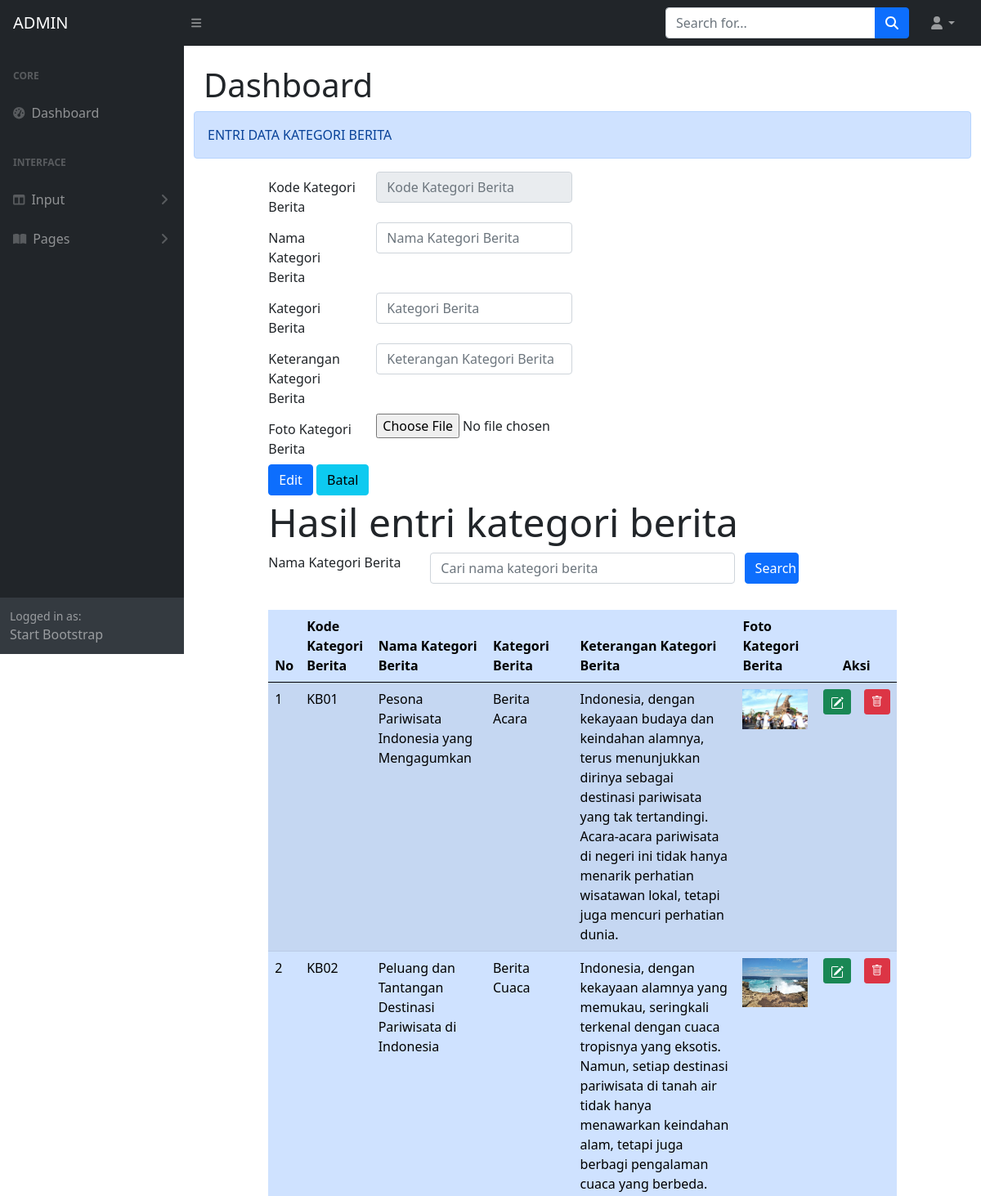
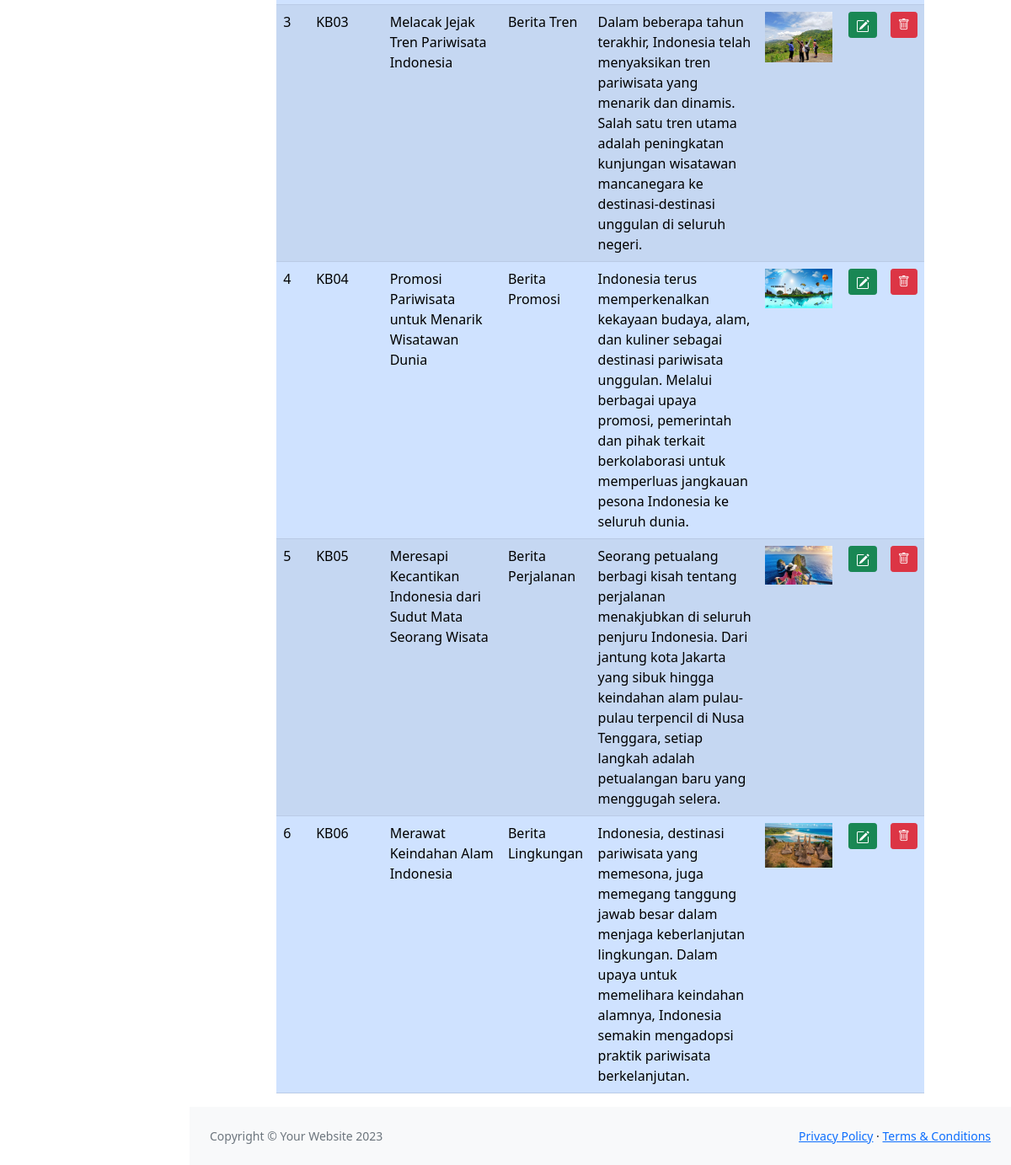
The page /WEBDEV2324-A/ADMIN/kategoriberitaEDIT.php on the database its author committed (2 pictures, top to bottom).
### tables this page shows
CREATE TABLE `berita` (
  `kategoriberitaKODE` char(4) NOT NULL,
  `kategoriberitaNAMA` varchar(60) NOT NULL,
  `kategoriberitaKAT` char(100) NOT NULL,
  `kategoriberitaKET` varchar(255) NOT NULL,
  `kategoriberitaFOTO` char(120) NOT NULL
);

### WEBDEV2324-A/ADMIN/kategoriberitaEDIT.php (the view, shortened to what this page needs)
<!DOCTYPE html>
<html>
<?php include "INCLUDE/head.php"?>
<body class="sb-nav-fixed">
    <?php include "INCLUDE/menunav.php"?>
    <div id="layoutSidenav">
        <?php include "INCLUDE/menu.php"?>
        <div id="layoutSidenav_content">
            <main>
                <div class="container-fluid px-4">
                    <h1 class="mt-4">Dashboard</h1>
<?php
  include "include/config.php";
    $inputKategoriKode = $_GET['Edit'];
    $editberita = mysqli_query($connection, "select * from berita where kategoriberitaKODE = '$inputKategoriKode'");
    $rowedit = mysqli_fetch_array($editberita);
?>
<head>
    <link rel="stylesheet" type="text/css" href="css/bootstrap.min.css">
    <link rel="stylesheet" type="text/css" href="https://cdnjs.cloudflare.com/ajax/libs/select2/4.0.13/css/select2.min.css">
    <link rel="stylesheet" href="https://cdn.jsdelivr.net/npm/bootstrap-icons@1.10.2/font/bootstrap-icons.css">
</head>
  <body>
<div class="row">
<div class="alert alert-primary" role="alert">
  ENTRI DATA KATEGORI BERITA
</div>
<div class="col-sm-1">
</div>
<div class="col-sm-10">
<form method="POST" enctype="multipart/form-data">
  <div class="form-group row">
    <label for="kategoriberitaKODE" class="col-sm-2 col-form-label">Kode Kategori Berita</label>
    <div class="col-sm-4">
      <input type="text" class="form-control" id="kategoriberitaKODE" name="inputKategoriKode" placeholder="Kode Kategori Berita" maxlength="4" value="<?php echo $rowedit["kategoriberitaKODE"]?>" readonly>
    </div>
  </div>
  <div class="form-group row">
    <label for="kategoriberitaNAMA" class="col-sm-2 col-form-label">Nama Kategori Berita</label>
    <div class="col-sm-4">
      <input type="text" class="form-control" id="kategoriberitaNAMA" name="inputKategoriNama" placeholder="Nama Kategori Berita" value="<?php echo $rowedit["kategoriberitaNAMA"]?>">
    </div>
  </div>
  <div class="form-group row">
    <label for="kategoriberitaKAT" class="col-sm-2 col-form-label">Kategori Berita</label>
    <div class="col-sm-4">
      <input type="text" class="form-control" id="kategoriberitaKAT" name="inputKategoriKat" placeholder="Kategori Berita" value="<?php echo $rowedit["kategoriberitaKAT"]?>">
    </div>
  </div>
  <div class="form-group row">
    <label for="kategoriberitaKET" class="col-sm-2 col-form-label">Keterangan Kategori Berita</label>
    <div class="col-sm-4">
      <input type="text" class="form-control" id="kategoriberitaKET" name="inputKategoriKet" placeholder="Keterangan Kategori Berita" value="<?php echo $rowedit["kategoriberitaKET"]?>">
    </div>
  </div>
  <div class="form-group row">
      <label for="file" class="col-sm-2 col-form-label">Foto Kategori Berita</label>
      <div class="col-sm-10">
          <input type="file" id="file" name="file" value="<?php echo $rowedit["kategoriberitaFOTO"] ?>">
      </div>
  </div>
  <button type="submit" class="btn btn-primary" value="Edit" name="Ubah">Edit</button>
  <button type="reset" class="btn btn-info">Batal</button>
</form>
<div class="jumbotron mt-1">
    <h2 class="display-5">Hasil entri kategori berita</h2>
</div>
    <form method="POST">
        <div class="form-group row mb-2">
            <label for="search" class="col-sm-3">Nama Kategori Berita</label>
            <div class="col-sm-6">
                <input type="text" name="search" class="form-control" id="search" value="<?php if (isset($_POST['search'])) {echo $_POST["search"];} ?>" placeholder="Cari nama kategori berita">
            </div>
            <input type="submit" name="kirim" class="col-sm-1 btn btn-primary" value="Search">
        </div>
    </form>
<table class="table table-primary table-striped">
  <thead>
    <tr>
      <th scope="col">No</th>
      <th scope="col">Kode Kategori Berita</th>
      <th scope="col">Nama Kategori Berita</th>
      <th scope="col">Kategori Berita</th>
      <th scope="col">Keterangan Kategori Berita</th>
      <th scope="col">Foto Kategori Berita</th>
      <th colspan="2" style="text-align: center">Aksi</th>
    </tr>
  </thead>
  <tbody>
  <?php
    if(isset ($_POST["kirim"]))
    {
        $search = $_POST["search"];
        $query = mysqli_query($connection, "select *
            from berita
            where kategoriberitaNAMA like '%".$search."%'");
    } else
        {
            $query = mysqli_query($connection,"select * from berita");
        }
    $nomor = 1;
    while($row = mysqli_fetch_array($query))
    {
  ?>
    <tr>
      <td><?php echo $nomor; ?></td>
      <td><?php echo $row['kategoriberitaKODE']; ?></td>
      <td><?php echo $row['kategoriberitaNAMA']; ?></td>
      <td><?php echo $row['kategoriberitaKAT']; ?></td>
      <td><?php echo $row['kategoriberitaKET']; ?></td>
      <td>
        <?php if(is_file("images/".$row['kategoriberitaFOTO']))
                { ?>
                    <img src="images/<?php echo $row['kategoriberitaFOTO']?>" width="80">
                <?php } else
                    echo "<img src='images/noimage.png' width='80'>"
        ?>
      </td>
      <td width="5px">
        <a href="kategoriberitaEDIT.php?Edit=<?php echo $row["kategoriberitaKODE"]?>" class="btn btn-success btn-sm" title="EDIT"/>
            </td>
            <td width="5px">
                <a href="kategoriberitaHAPUS.php?hapus=<?php echo $row["kategoriberitaKODE"]?>" class="btn btn-danger btn-sm" title="HAPUS">
                <i class="bi bi-trash"></i>
            </td>
    </tr>
    <?php $nomor = $nomor + 1; ?>
  <?php } ?>
  </tbody>
<br>
</table>
</div>
</div>
  </div>
                </main>
                <?php include "INCLUDE/footer.php"?>
            </div>
        </div>
    </body>
</html>

### rows shown on the page
berita: kategoriberitaKODE "KB01", kategoriberitaNAMA "Pesona Pariwisata Indonesia yang Mengagumkan", kategoriberitaKAT "Berita Acara", kategoriberitaKET "Indonesia, dengan kekayaan budaya dan keindahan alamnya, terus menunjukkan dirinya sebagai destinasi pariwisata yang tak tertandingi. Acara-acara pariwisata di negeri ini tidak hanya menarik perhatian wisatawan lokal, tetapi juga mencuri perhatian dunia.", kategoriberitaFOTO (picture)
berita: kategoriberitaKODE "KB02", kategoriberitaNAMA "Peluang dan Tantangan Destinasi Pariwisata di Indonesia", kategoriberitaKAT "Berita Cuaca", kategoriberitaKET "Indonesia, dengan kekayaan alamnya yang memukau, seringkali terkenal dengan cuaca tropisnya yang eksotis. Namun, setiap destinasi pariwisata di tanah air tidak hanya menawarkan keindahan alam, tetapi juga berbagi pengalaman cuaca yang berbeda.", kategoriberitaFOTO (picture)
berita: kategoriberitaKODE "KB03", kategoriberitaNAMA "Melacak Jejak Tren Pariwisata Indonesia", kategoriberitaKAT "Berita Tren", kategoriberitaKET "Dalam beberapa tahun terakhir, Indonesia telah menyaksikan tren pariwisata yang menarik dan dinamis. Salah satu tren utama adalah peningkatan kunjungan wisatawan mancanegara ke destinasi-destinasi unggulan di seluruh negeri.", kategoriberitaFOTO (picture)
berita: kategoriberitaKODE "KB04", kategoriberitaNAMA "Promosi Pariwisata untuk Menarik Wisatawan Dunia", kategoriberitaKAT "Berita Promosi", kategoriberitaKET "Indonesia terus memperkenalkan kekayaan budaya, alam, dan kuliner sebagai destinasi pariwisata unggulan. Melalui berbagai upaya promosi, pemerintah dan pihak terkait berkolaborasi untuk memperluas jangkauan pesona Indonesia ke seluruh dunia.", kategoriberitaFOTO (picture)
berita: kategoriberitaKODE "KB05", kategoriberitaNAMA "Meresapi Kecantikan Indonesia dari Sudut Mata Seorang Wisata", kategoriberitaKAT "Berita Perjalanan", kategoriberitaKET "Seorang petualang berbagi kisah tentang perjalanan menakjubkan di seluruh penjuru Indonesia. Dari jantung kota Jakarta yang sibuk hingga keindahan alam pulau-pulau terpencil di Nusa Tenggara, setiap langkah adalah petualangan baru yang menggugah selera.", kategoriberitaFOTO (picture)
berita: kategoriberitaKODE "KB06", kategoriberitaNAMA "Merawat Keindahan Alam Indonesia", kategoriberitaKAT "Berita Lingkungan", kategoriberitaKET "Indonesia, destinasi pariwisata yang memesona, juga memegang tanggung jawab besar dalam menjaga keberlanjutan lingkungan. Dalam upaya untuk memelihara keindahan alamnya, Indonesia semakin mengadopsi praktik pariwisata berkelanjutan.", kategoriberitaFOTO (picture)
